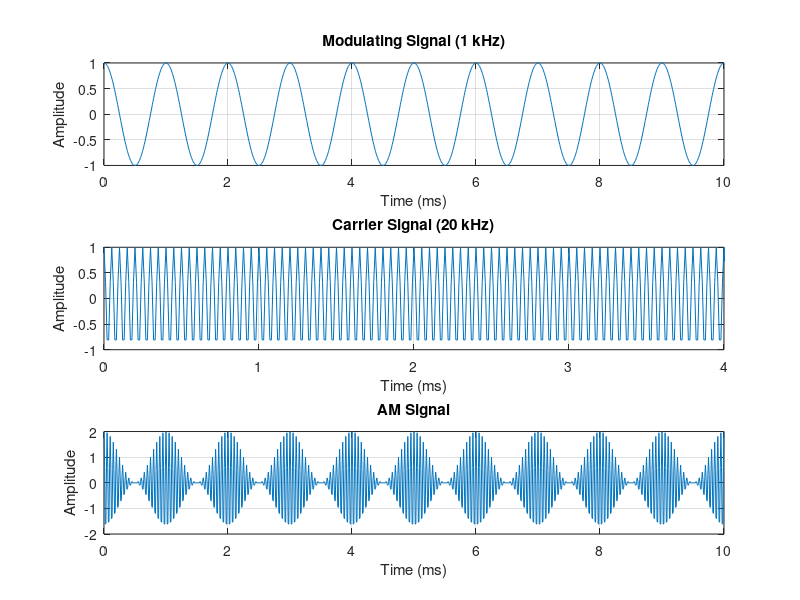
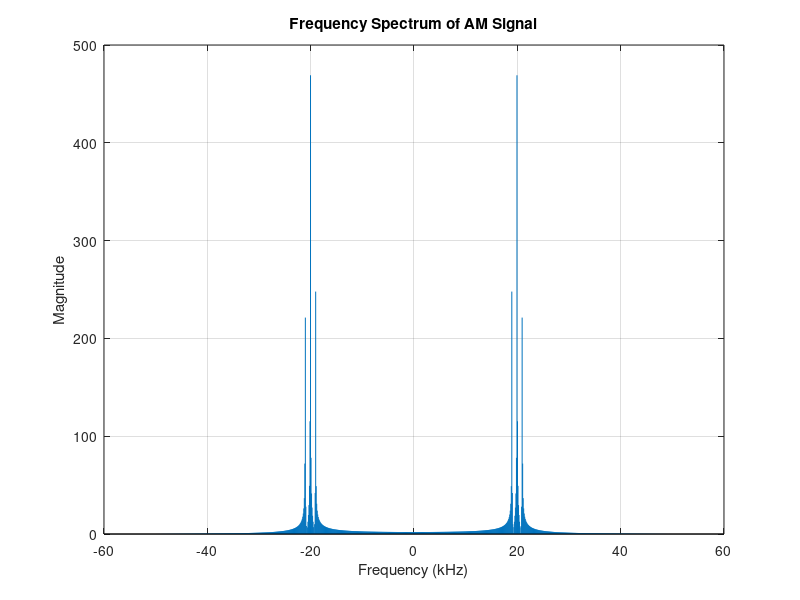

Source code (MATLAB) for these figures, in order:
Fs = 1e5;
t = 0:1/Fs:0.01;
fm = 1000;
Am = 1;
m_t = Am * cos(2*pi*fm*t);
fc = 20000;
Ac = 1;
carrier = Ac * cos(2*pi*fc*t);
ka = 1;
s_t = (1 + ka * m_t) .* carrier;

figure;
subplot(3,1,1);
plot(t*1000, m_t);
title('Modulating Signal (1 kHz)');
xlabel('Time (ms)');
ylabel('Amplitude');
grid on;


subplot(3,1,2);
plot(t*1000, carrier);
title('Carrier Signal (20 kHz)');
xlabel('Time (ms)');
ylabel('Amplitude');
xlim([0 4]);
grid on;

subplot(3,1,3);
plot(t*1000, s_t);
title('AM Signal');
xlabel('Time (ms)');
ylabel('Amplitude');
grid on;

n = length(s_t);
f = (-n/2:n/2-1)*(Fs/n);
S_f = abs(fftshift(fft(s_t)));

figure;
stem(f/1000, S_f, 'marker','none');
title('Frequency Spectrum of AM Signal');
xlabel('Frequency (kHz)');
ylabel('Magnitude');
grid on;

fprintf('Theoretical Bandwidth = %.2f kHz\n',2*fm/1000);